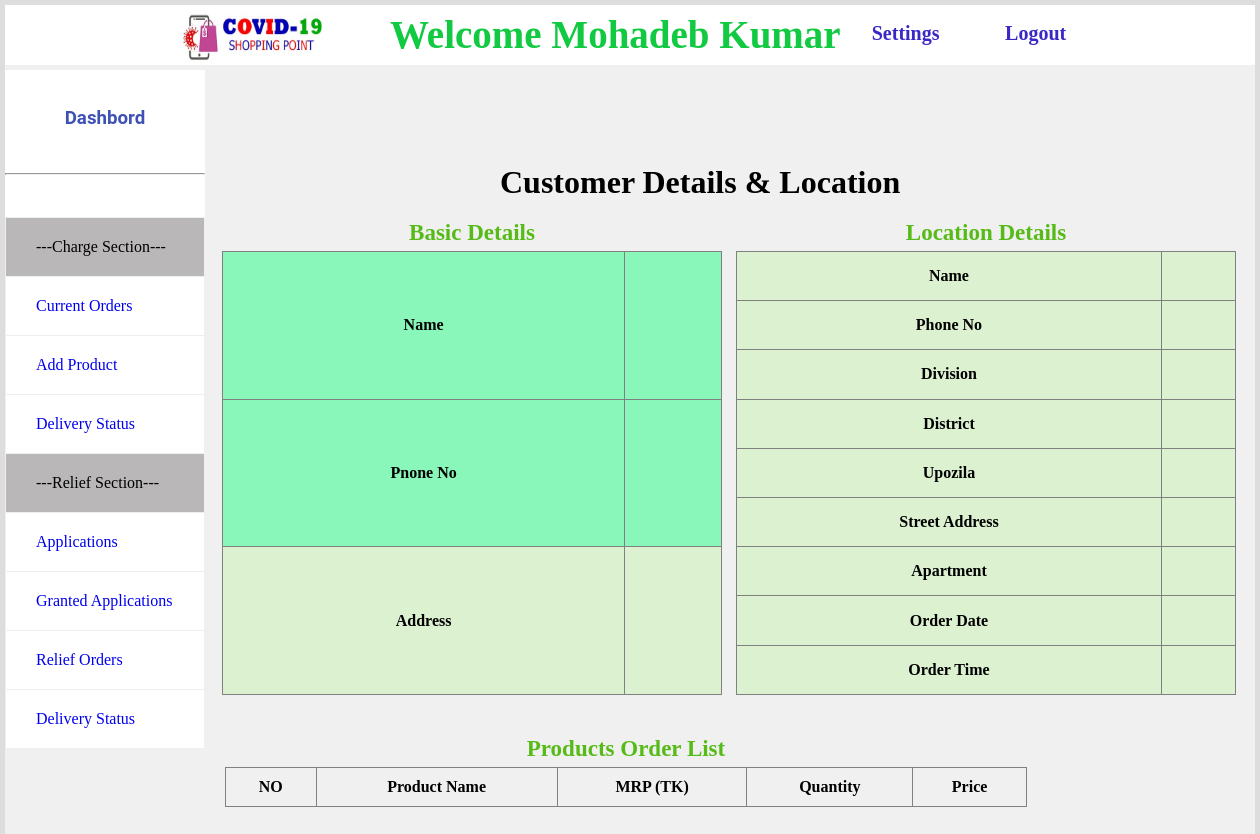
Page /admin/charge_customer_details.php (signed in) on the earlier database version.
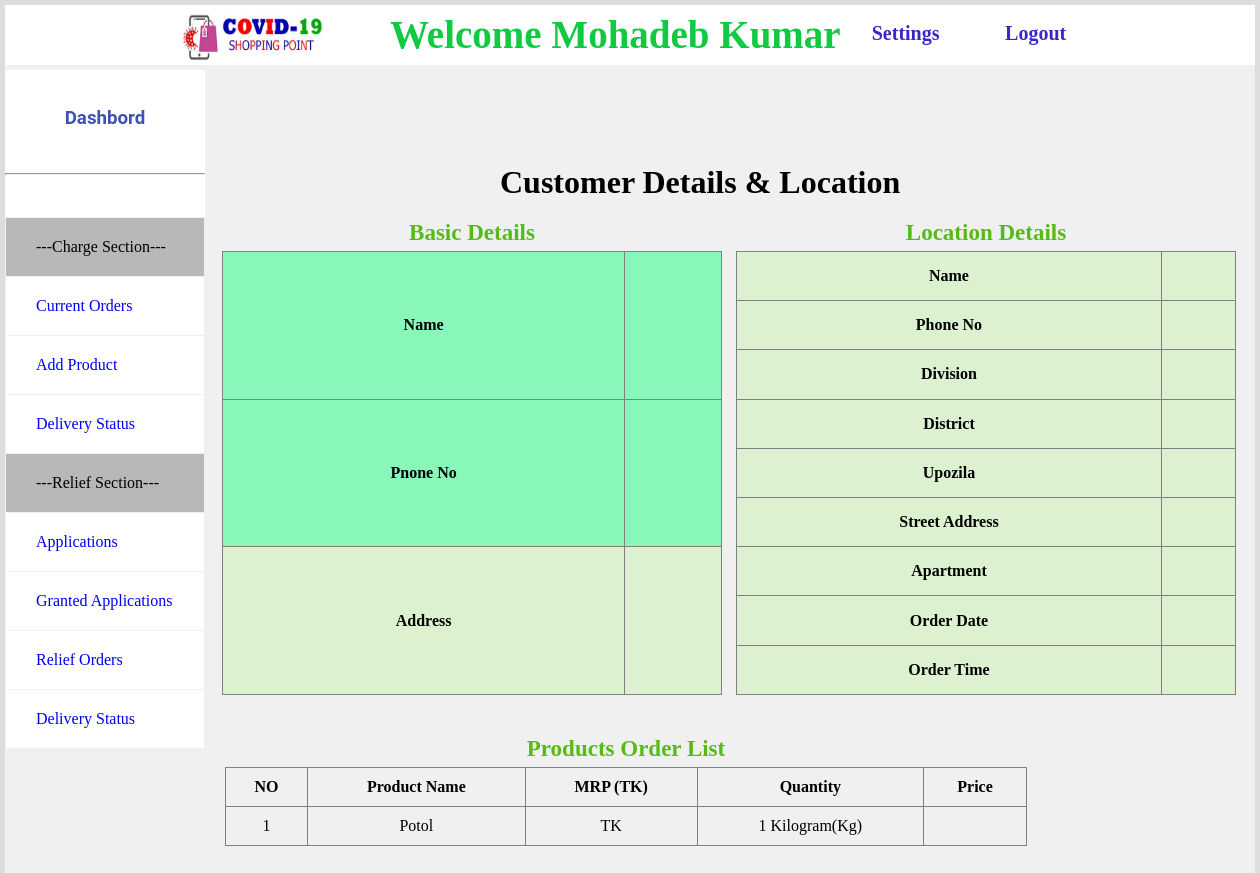
Same page on the later database version.
### tables this page shows
CREATE TABLE `charge_customer_order` (
  `REG_NAME` varchar(100) DEFAULT NULL,
  `REG_PHONE` varchar(20) DEFAULT NULL,
  `PRODUCT_NAME` varchar(200) DEFAULT NULL,
  `PRICE` double DEFAULT NULL,
  `QUANTITY` double DEFAULT NULL,
  `UNIT` varchar(50) DEFAULT NULL,
  `TOTAL_PRICE` double(8,2) DEFAULT NULL
);

### admin/charge_customer_details.php (the view, shortened to what this page needs)
<?php
	include("dbconnection.inc.php");
?>
<!DOCTYPE html>
<html>
	<head>
		<link rel="stylesheet" href="css/style.css"/>
	</head>
	<body class="back">
		<div>
			<header>
				<?php
					include("topbar.inc.php");
				?>
			</header>
				<div style="height: 1000px;">
				<?php
					include("sidebar.inc.php");
				?>
				<h1 style="    margin-left: 495px;
    margin-top: -638px;" ><br>Customer Details & Location</h1>
			<div>
				<div class="rbox1">
					<br/>
						<table border="1px" class="desired_result1">
						<caption>Basic Details</caption>
							<tr class="table_row_style"><th>Name </th> <td style="font-weight:bold"><?php echo $row["REG_NAME"] ?> </td></tr>
							<tr class="table_row_style"><th>Pnone No</th> <td><?php echo $row["REG_PHONE"] ?> </td></tr>
							<tr><th>Address</th> <td><?php echo $row["ADDRESS"] ?>  </td></tr>
						</table>
				</div>
				<div class="rbox2">
					<br/>
						<table border="1px" class="desired_result2">
						<caption>Location Details</caption>
							<tr><th>Name </th> <td><?php echo $row2["ODR_NAME"] ?> </td></tr>
							<tr><th>Phone No </th> <td><?php echo $row2["ODR_PHONE"] ?> </td></tr>
							<tr><th>Division</th> <td><?php echo $row2["DIVISION"] ?> </td></tr>
							<tr><th>District</th> <td><?php echo $row2["DISTRICT"] ?>  </td></tr>
							<tr><th>Upozila</th> <td><?php echo $row2["UPOZILA"] ?>  </td></tr>
							<tr><th>Street Address</th> <td><?php echo $row2["STREET_ADDRESS"] ?>  </td></tr>
							<tr><th>Apartment</th> <td><?php echo $row2["APARTMENT"] ?>  </td></tr>
							<tr><th>Order Date</th> <td><?php echo $row2["ODR_DATE"] ?>  </td></tr>
							<tr><th>Order Time</th> <td><?php echo $row2["ODR_TIME"] ?>  </td></tr>
						</table>
				</div>
		</div>
					<div class="products_info_div">
					?><br/>
					<table style="width: 802px; text-align:center;margin-left: 220px;
    margin-top: 212px;" border="1px">
					<caption>Products Order List</caption>
						<tr>
							<th>NO</th>
							<th>Product Name</th>
							<th>MRP (TK)</th>
							<th>Quantity</th>
							<th>Price</th>
						</tr>
						<?php
							$sql3="SELECT* FROM charge_customer_order
								  WHERE REG_NAME='{$_SESSION["cname"]}' && REG_PHONE='{$_SESSION["cphone"]}'";
							$res3=$con->query($sql3);
							if($res3->num_rows>0)
							{
								$i=0;
								while($row3=$res3->fetch_assoc())
								{
									$i++;
									echo"
									<tr>
										<td>{$i}</td>
										<td>{$row3["PRODUCT_NAME"]}</td>
										<td>{$row3["MRP"]} TK</td>
										<td>{$row3["QUANTITY"]} {$row3["UNIT"]}</td>
										<td>{$row3["MRP"]}</td>
									</tr>
									";
								}
							}
						?>
						</table><br/>
					</div>
					</div>
		</div>
	</body>
</html>

Differences in the rows shown:
added charge_customer_order: PRODUCT_NAME "Potol", QUANTITY "1", UNIT "Kilogram(Kg)"
